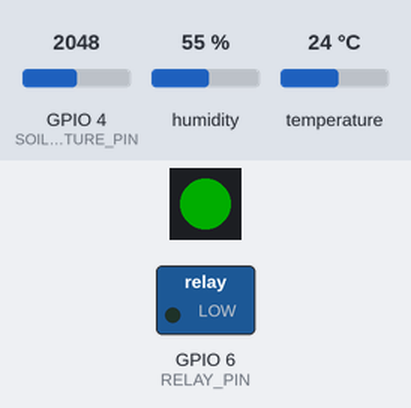
A program run on a simulated ESP32-S3. On the bench: 1 RGB LEDs in strip order, left to right, switched loads named in the program (green lamp = pin HIGH). Inputs (shaded band) come from the test bench; at power-on: GPIO 4 (SOIL_MOISTURE_PIN) = 2048, humidity 55 %, temperature 24 °C. Dim RGB values are drawn brighter than linear; WiFi joins after 1.5 s; servers stay silent unless stated; storage starts empty; no MQTT or app messages arrive unless stated; what the program prints to the serial monitor is not drawn.

Above: at 2.7 s.
2.8 s: GPIO 4 (SOIL_MOISTURE_PIN) set to 2257
7.1 s: GPIO 4 (SOIL_MOISTURE_PIN) set to 2350
At 9.0 s:
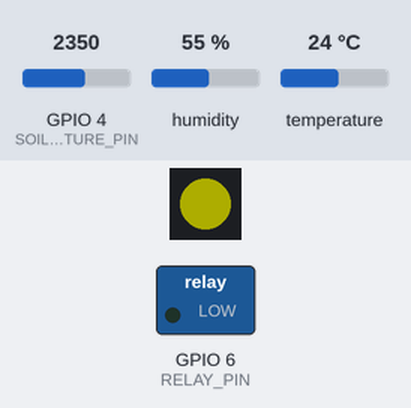
9.8 s: GPIO 4 (SOIL_MOISTURE_PIN) set to 3282
12.9 s: GPIO 4 (SOIL_MOISTURE_PIN) set to 3414
At 14.8 s:
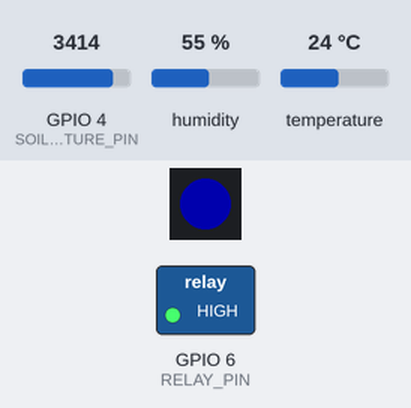
21.3 s: humidity set to 28 %
At 22.2 s:
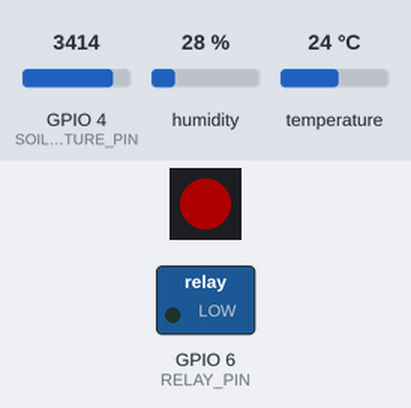
27.1 s: humidity set to 32 %
At 28.5 s:
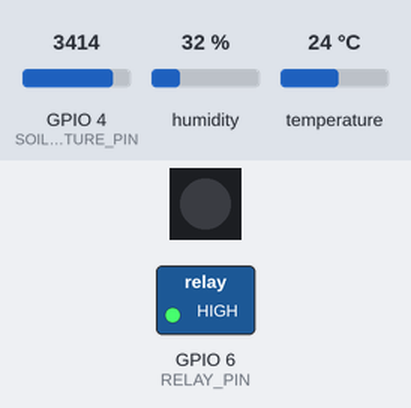
Timing chart, 0 to 31.5 s (numbered marks = the images above; inputs shaded):
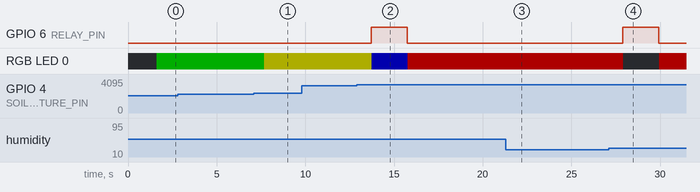

Measured:
- the behaviour switches between 2310 and 2311 on GPIO 4 (SOIL_MOISTURE_PIN) (found by bisection; images 0 and 1)
- the behaviour switches between 3351 and 3352 on GPIO 4 (SOIL_MOISTURE_PIN) (found by bisection; images 1 and 2)
- the behaviour switches between 29 and 30 % on humidity (found by bisection; images 3 and 4)
- after the input at 2.8 s, every drawn part: stays the same
- after the input at 7.1 s, RGB LED 0: RGB(0, 50, 0) → RGB(50, 50, 0) after 0.58 s
- after the input at 9.8 s, every drawn part: stays the same
- after the input at 12.9 s, GPIO 6 (RELAY_PIN): LOW → HIGH after 0.83 s, → LOW 2.0 s later; RGB LED 0: RGB(50, 50, 0) → RGB(0, 0, 50) after 0.85 s, → RGB(50, 0, 0) 2.0 s later
- after the input at 21.3 s, GPIO 6 (RELAY_PIN): stays LOW (without the input it goes to HIGH after 4.6 s)
- after the input at 27.1 s, GPIO 6 (RELAY_PIN): LOW → HIGH after 0.81 s, → LOW 2.0 s later; RGB LED 0: RGB(50, 0, 0) → off after 0.83 s, → RGB(50, 0, 0) 2.0 s later

The program:

main.cpp
```cpp
#include <Arduino.h>
#include <Adafruit_NeoPixel.h>
#include <DHT.h>
#include <WiFiClientSecure.h>
#include <PubSubClient.h>
#include <ArduinoJson.h>
#include <LittleFS.h>

// ⚠️ IMPORTANT: Replace these with your Wi-Fi and AWS credentials ⚠️
const char* WIFI_SSID = "....";
const char* WIFI_PASSWORD = "...";

const char* AWS_IOT_ENDPOINT = "a1zx1lood4k4kc-ats.iot.ap-southeast-2.amazonaws.com";
const char* AWS_THING_NAME = "ESP32-S3";

// Define MQTT topics
#define AWS_IOT_PUBLISH_TOPIC "esp32/data"
#define AWS_IOT_LOG_TOPIC "esp32/logs"

// Create secure Wi-Fi and MQTT clients
WiFiClientSecure net;
PubSubClient client(net);

// Pin definitions
Adafruit_NeoPixel LED_RGB(1, 48, NEO_GRBW + NEO_KHZ800);
#define SOIL_MOISTURE_PIN 4  // Soil sensor A0 → GPIO 4
#define DHT_PIN 5            // DHT22 data → GPIO 5
#define RELAY_PIN 6          // Relay (water pump) → GPIO 6
#define DHT_TYPE DHT22

// Initialize DHT sensor
DHT dht(DHT_PIN, DHT_TYPE);

// Soil sensor calibration values
const int DRY_VALUE = 4095;   // Value in dry air
const int WET_VALUE = 1120;   // Value with wet tissue

// Watering system settings
const int WATER_THRESHOLD_LOW = 25;   // Start watering when below 25%
const int WATER_THRESHOLD_HIGH = 60;  // Stop watering when above 60%
const unsigned long MAX_WATERING_TIME = 2000;  // Max 2 seconds for small cup
const unsigned long MIN_WAIT_TIME = 10000;     // Wait 10 seconds between cycles (demo friendly)

// --- Security Enhancements ---
// 1. Sensor Data Validation Ranges
const float MIN_TEMPERATURE_C = 0.0;
const float MAX_TEMPERATURE_C = 40.0;
const float MIN_HUMIDITY_PERCENT = 30.0;
const float MAX_HUMIDITY_PERCENT = 90.0;
const int MIN_MOISTURE_PERCENT = 10;
const int MAX_MOISTURE_PERCENT = 90;

// 2. Tamper Detection: Max change per second
const float MAX_TEMP_CHANGE_PER_SEC = 5.0; // Max 5°C change per second
const float MAX_HUMIDITY_CHANGE_PER_SEC = 10.0; // Max 10% change per second
const float MAX_MOISTURE_CHANGE_PER_SEC = 20.0; // Max 20% change per second

// Variables to store last valid sensor readings for tamper detection
float last_valid_temperature = -999.0;
float last_valid_humidity = -999.0;
int last_valid_moisture = -1;
unsigned long last_sensor_check_time = 0;
// --- End Security Enhancements ---

// Watering system variables
bool isWatering = false;
unsigned long wateringStartTime = 0;
unsigned long lastWateringTime = 0;
unsigned long lastPublishTime = 0;
const long PUBLISH_INTERVAL = 2000; // Rate Limiting: No more than 1 message per 2 seconds

// Function to publish security logs to a separate MQTT topic
void publishLog(const char* level, const char* message) {
  StaticJsonDocument<200> doc;
  doc["level"] = level;
  doc["message"] = message;
  doc["thingName"] = AWS_THING_NAME;
  doc["timestamp"] = millis();

  char jsonBuffer[200];
  serializeJson(doc, jsonBuffer);

  if (client.connected()) {
    client.publish(AWS_IOT_LOG_TOPIC, jsonBuffer);
    Serial.print("LOG PUBLISHED: ");
    Serial.println(message);
  }
}

// Sensor Data Validation and Tamper Detection
bool validateSensorData(int& moisture, float& temp, float& hum) {
  unsigned long currentTime = millis();
  float timeDeltaSec = (currentTime - last_sensor_check_time) / 1000.0;

  // Reset initial values on first run
  if (last_sensor_check_time == 0) {
      last_valid_temperature = temp;
      last_valid_humidity = hum;
      last_valid_moisture = moisture;
      timeDeltaSec = 0; // Avoid division by zero
  }

  // 1. Check for valid ranges
  if (isnan(temp) || temp < MIN_TEMPERATURE_C || temp > MAX_TEMPERATURE_C) {
    publishLog("ALERT", "Temperature out of range or NaN.");
    temp = last_valid_temperature; // Revert to last known good value
    return false;
  }
  if (isnan(hum) || hum < MIN_HUMIDITY_PERCENT || hum > MAX_HUMIDITY_PERCENT) {
    publishLog("ALERT", "Humidity out of range or NaN.");
    hum = last_valid_humidity; // Revert
    return false;
  }
   if (moisture < MIN_MOISTURE_PERCENT || moisture > MAX_MOISTURE_PERCENT) {
    publishLog("ALERT", "Moisture out of range.");
    moisture = last_valid_moisture; // Revert
    return false;
  }

  // 2. Tamper detection: Check for sudden changes if time has passed
  if (timeDeltaSec > 0.1) { // Only check if some time has passed
      float tempChange = abs(temp - last_valid_temperature) / timeDeltaSec;
      if (last_valid_temperature > -998.0 && tempChange > MAX_TEMP_CHANGE_PER_SEC) {
          publishLog("ALERT", "Tampering suspected: Rapid temperature change.");
          return false;
      }

      float humidityChange = abs(hum - last_valid_humidity) / timeDeltaSec;
      if (last_valid_humidity > -998.0 && humidityChange > MAX_HUMIDITY_CHANGE_PER_SEC) {
          publishLog("ALERT", "Tampering suspected: Rapid humidity change.");
          return false;
      }

       int moistureChange = abs(moisture - last_valid_moisture) / timeDeltaSec;
      if (last_valid_moisture != -1 && moistureChange > MAX_MOISTURE_CHANGE_PER_SEC) {
          publishLog("ALERT", "Tampering suspected: Rapid moisture change.");
          return false;
      }
  }

  // If all checks pass, update last valid values
  last_valid_temperature = temp;
  last_valid_humidity = hum;
  last_valid_moisture = moisture;
  last_sensor_check_time = currentTime;

  return true;
}

// 5. Placeholder for Secure Firmware Update
void secureFirmwareUpdate() {
  // This is a placeholder. A real implementation would:
  // 1. Periodically check a secure server (e.g., via HTTPS) for a manifest file.
  // 2. The manifest would contain the new firmware version and a cryptographic signature.
  // 3. If a new version exists, download the signed firmware binary.
  // 4. Verify the binary's signature using a public key stored on the device.
  // 5. If verification is successful, perform the OTA update.
  // 6. If verification fails, log a security alert.
  // Example: if (check_for_update_and_verify_signature()) { perform_ota(); }
}

// Function to read a file from LittleFS
String readFile(const char *path) {
  File file = LittleFS.open(path, "r");
  if (!file) {
    Serial.println("Failed to open file for reading: " + String(path));
    return "";
  }
  String content = file.readString();
  file.close();
  return content;
}

// Function to connect to Wi-Fi
void connectWiFi() {
  Serial.print("Connecting to Wi-Fi...");
  WiFi.mode(WIFI_STA);
  WiFi.begin(WIFI_SSID, WIFI_PASSWORD);
  while (WiFi.status() != WL_CONNECTED) {
    Serial.print(".");
    delay(500);
  }
  Serial.println(" Connected!");
  Serial.print("IP Address: ");
  Serial.println(WiFi.localIP());
}

// Function to connect to AWS IoT Core
void connectAWS() {
  // Read certificates from LittleFS
  String ca_str = readFile("/ca.pem");
  String cert_str = readFile("/cert.crt");
  String private_key_str = readFile("/private.key");

  // 3. Secure MQTT Communication (TLS/SSL on port 8883)
  // WiFiClientSecure handles the TLS encryption.
  net.setCACert(ca_str.c_str());
  net.setCertificate(cert_str.c_str());
  net.setPrivateKey(private_key_str.c_str());

  Serial.print("Attempting to connect to AWS IoT (securely)...");
  client.setServer(AWS_IOT_ENDPOINT, 8883);

  // Attempt to connect and check for success
  if (client.connect(AWS_THING_NAME)) {
    Serial.println(" Connected!");
  } else {
    Serial.print(" Failed to connect. Error code: ");
    Serial.println(client.state());
    Serial.println("Retrying in 5 seconds...");
    delay(5000);
  }
}

// Function to publish sensor data to AWS IoT Core
void publishSensorData(int moisture, float temp, float hum) {
  StaticJsonDocument<200> doc;
  doc["moisture_percent"] = moisture;
  doc["temperature_c"] = temp;
  doc["humidity_percent"] = hum;
  doc["watering_active"] = isWatering;

  char jsonBuffer[200];
  serializeJson(doc, jsonBuffer);

  // Publish the message
  if (client.publish(AWS_IOT_PUBLISH_TOPIC, jsonBuffer)) {
    Serial.println("Published successfully!");
  } else {
    Serial.println("Publish failed.");
  }
}

void startWatering() {
  isWatering = true;
  wateringStartTime = millis();
  digitalWrite(RELAY_PIN, HIGH); // Send HIGH signal to relay → Turn ON water pump
  Serial.println("💧 STARTING WATER PUMP! (3s max)");
  Serial.println("📶 Relay Signal: HIGH (Pump ON)");
}

void stopWatering() {
  isWatering = false;
  lastWateringTime = millis();
  digitalWrite(RELAY_PIN, LOW);  // Send LOW signal (no signal) to relay → Turn OFF water pump
  Serial.println("💧 STOPPING WATER PUMP");
  Serial.println("📶 Relay Signal: LOW (Pump OFF)");

  // Calculate watering duration
  float wateringDuration = (millis() - wateringStartTime) / 1000.0;
  Serial.println("💧 Watered for " + String(wateringDuration, 1) + " seconds");
  Serial.println("⏳ Next watering available in 10 seconds");
}

void checkAndControlWatering(int moisturePercent) {
  unsigned long currentTime = millis();

  // Safety check: Maximum watering time (3 seconds)
  if (isWatering && (currentTime - wateringStartTime) > MAX_WATERING_TIME) {
    stopWatering();
    Serial.println("*** ⏰ 3-second watering complete! ***");
    return;
  }

  // Check if we should start watering
  if (!isWatering && moisturePercent < WATER_THRESHOLD_LOW) {
    // Check if enough time has passed since last watering (10 seconds)
    if (currentTime - lastWateringTime > MIN_WAIT_TIME) {
      startWatering();
    } else {
      Serial.println("⏳ wait period... (" + String((MIN_WAIT_TIME - (currentTime - lastWateringTime))/1000) + "s remaining)");
    }
  }

  // Check if we should stop watering
  if (isWatering && moisturePercent >= WATER_THRESHOLD_HIGH) {
    stopWatering();
  }
}

void setLEDStatus(int moisturePercent) {
  if (isWatering) {
    // Blinking blue when watering (faster for demo)
    static unsigned long lastBlink = 0;
    static bool blinkState = false;
    if (millis() - lastBlink > 250) { // Faster blinking for demo
      blinkState = !blinkState;
      lastBlink = millis();
      if (blinkState) {
        LED_RGB.setPixelColor(0, LED_RGB.Color(0, 0, 255)); // Blue
      } else {
        LED_RGB.setPixelColor(0, LED_RGB.Color(0, 0, 0));   // Off
      }
    }
  } else if (moisturePercent < WATER_THRESHOLD_LOW) {
    LED_RGB.setPixelColor(0, LED_RGB.Color(255, 0, 0)); // Red - Dry
  } else if (moisturePercent < WATER_THRESHOLD_HIGH) {
    LED_RGB.setPixelColor(0, LED_RGB.Color(255, 255, 0)); // Yellow - Moderate
  } else {
    LED_RGB.setPixelColor(0, LED_RGB.Color(0, 255, 0)); // Green - Good
  }
  LED_RGB.show();
}

void setup() {
  Serial.begin(115200);
  LED_RGB.begin();
  LED_RGB.setBrightness(50);
  dht.begin();

  // Initialize relay pin (LOW = no signal = relay OFF)
  pinMode(RELAY_PIN, OUTPUT);
  digitalWrite(RELAY_PIN, LOW);  // Start with relay OFF (no signal)

  // Initialize LittleFS
  if (!LittleFS.begin()) {
    Serial.println("An Error has occurred while mounting LittleFS");
    return;
  }

  connectWiFi();

  Serial.println("Smart Plant Watering System");
  Serial.println("Soil: GPIO 4 | DHT22: GPIO 5 | Relay: GPIO 6 | Port: COM9");
  Serial.println("Watering: Start <" + String(WATER_THRESHOLD_LOW) + "% | Stop >" + String(WATER_THRESHOLD_HIGH) + "%");
  Serial.println("Settings: 3s max watering | 10s wait time");
  Serial.println("===================");
}

void loop() {
  // Check for AWS connection and reconnect if necessary
  if (!client.connected()) {
    connectAWS();
  }
  client.loop(); // Keep the MQTT connection alive

  // Read sensor data
  int smsValue = analogRead(SOIL_MOISTURE_PIN);
  int moisturePercent = map(smsValue, DRY_VALUE, WET_VALUE, 0, 100);
  moisturePercent = constrain(moisturePercent, 0, 100);

  float temperature = dht.readTemperature();
  float humidity = dht.readHumidity();

  // Validate sensor data before acting on it or publishing
  if (validateSensorData(moisturePercent, temperature, humidity)) {
    // 4. Rate Limiting: Only publish periodically
    if (millis() - lastPublishTime > PUBLISH_INTERVAL) {
      if (client.connected()) {
        publishSensorData(moisturePercent, temperature, humidity);
      }
      lastPublishTime = millis();
    }
    checkAndControlWatering(moisturePercent);
  }

  // LED color based on system status
  setLEDStatus(moisturePercent);

  // 5. Check for secure firmware updates periodically
  secureFirmwareUpdate();

  // Print all readings to Serial Monitor
  Serial.println("=== SMART WATERING SYSTEM ===");
  Serial.print("Soil - Raw: ");
  Serial.print(smsValue);
  Serial.print(" | Moisture: ");
  Serial.print(moisturePercent);
  Serial.print("% | Status: ");

  if (isWatering) {
    Serial.println("💧 WATERING ACTIVE!");
  } else if (moisturePercent < WATER_THRESHOLD_LOW) {
    Serial.println("🔴 DRY - Needs water!");
  } else if (moisturePercent < WATER_THRESHOLD_HIGH) {
    Serial.println("🟡 MODERATE");
  } else {
    Serial.println("🟢 WET - Good level");
  }

  Serial.print("💧 Water Pump: ");
  Serial.print(isWatering ? "ON" : "OFF");
  if (isWatering) {
    Serial.print(" (Running for ");
    Serial.print((millis() - wateringStartTime) / 1000.0, 1);
    Serial.print("s)");
  } else if ((millis() - lastWateringTime) < MIN_WAIT_TIME && lastWateringTime > 0) {
    Serial.print(" (Wait: ");
    Serial.print((MIN_WAIT_TIME - (millis() - lastWateringTime)) / 1000);
    Serial.print("s)");
  }
  Serial.println();

  if (!isnan(temperature) && !isnan(humidity)) {
    Serial.print("🌡️ Air - Temp: ");
    Serial.print(temperature);
    Serial.print("°C | Humidity: ");
    Serial.print(humidity);
    Serial.println("%");
  }

  Serial.println("-----------------------------");
  Serial.println();

  delay(2000); // Faster updates for demo
}
```
